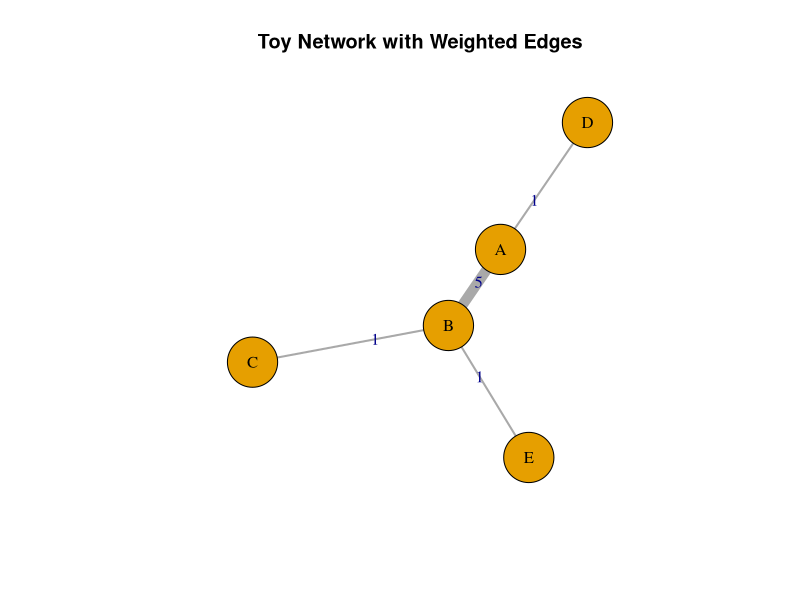

Generate this figure with R:
library("igraph")

# Create weighted edges
edges <- data.frame(
  from = c("A", "B", "A", "B"),
  to   = c("B", "C", "D", "E"),
  weight = c(5, 1, 1, 1)
)

# Create graph
g <- graph_from_data_frame(edges, directed = FALSE)

# Plot the network (optional)
plot(g,
     edge.width = E(g)$weight * 2,
     edge.label = E(g)$weight,
     vertex.size = 30,
     vertex.label.color = "black",
     main = "Toy Network with Weighted Edges")

# Unweighted Degree Centrality
Degree_unweighted <- degree(g)
print("Unweighted Degree Centrality:")
print(Degree_unweighted)

# Weighted Degree Centrality (strength)
Degree_weighted <- strength(g, weights = E(g)$weight)
print("Weighted Degree Centrality (Strength):")
print(Degree_weighted)

# Weighted Betweenness
Betweenness_weighted <- betweenness(g, weights = E(g)$weight)
print("Weighted Betweenness:")
print(Betweenness_weighted)

# Weighted Closeness (treat higher weight as shorter path => inverse)
Closeness_weighted <- closeness(g, weights = 1 / E(g)$weight)
print("Weighted Closeness:")
print(Closeness_weighted)

# Eigenvector Centrality (weighted)
Eigenvector <- eigen_centrality(g, weights = E(g)$weight)$vector
print("Eigenvector Centrality:")
print(Eigenvector)

# PageRank (weighted)
PageRank <- page_rank(g, weights = E(g)$weight)$vector
print("PageRank:")
print(PageRank)

# Burt's Constraint
Constraint <- constraint(g, weights = E(g)$weight)
print("Burt’s Constraint:")
print(Constraint)

# Local Clustering Coefficient (same value for unweighted or weighted)
LocalClustering <- transitivity(g, type = "local", isolates = "zero")
print("Local Clustering Coefficient:")
print(LocalClustering)

# K-core Index (same value for unweighted or weighted)
Kcore <- coreness(g)
print("K-core Index:")
print(Kcore)

# Combine everything into a data frame
results <- data.frame(
  Degree_unweighted,
  Degree_weighted,
  Betweenness_weighted,
  Closeness_weighted,
  Eigenvector,
  PageRank,
  Constraint,
  LocalClustering,
  Kcore
)

print("All Metrics Combined:")
print(results)
